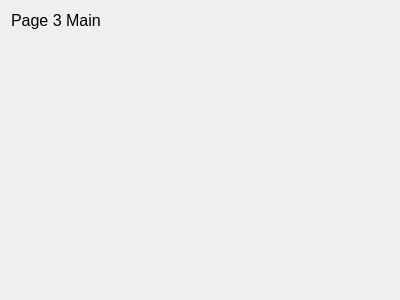
<?xml version="1.0" encoding="UTF-8"?>
<ui version="4.0">
 <class>Form</class>
 <widget class="QWidget" name="Form">
  <property name="geometry">
   <rect>
    <x>0</x>
    <y>0</y>
    <width>400</width>
    <height>300</height>
   </rect>
  </property>
  <property name="windowTitle">
   <string>Form</string>
  </property>
  <layout class="QVBoxLayout" name="verticalLayout">
   <item>
    <widget class="QLabel" name="title">
     <property name="sizePolicy">
      <sizepolicy hsizetype="Fixed" vsizetype="Fixed">
       <horstretch>0</horstretch>
       <verstretch>0</verstretch>
      </sizepolicy>
     </property>
     <property name="font">
      <font>
       <pointsize>12</pointsize>
      </font>
     </property>
     <property name="text">
      <string>Page 3 Main</string>
     </property>
    </widget>
   </item>
   <item>
    <spacer name="verticalSpacer">
     <property name="orientation">
      <enum>Qt::Vertical</enum>
     </property>
     <property name="sizeType">
      <enum>QSizePolicy::Fixed</enum>
     </property>
     <property name="sizeHint" stdset="0">
      <size>
       <width>20</width>
       <height>5</height>
      </size>
     </property>
    </spacer>
   </item>
   <item>
    <widget class="QWidget" name="widget" native="true"/>
   </item>
  </layout>
 </widget>
 <resources/>
 <connections/>
</ui>
